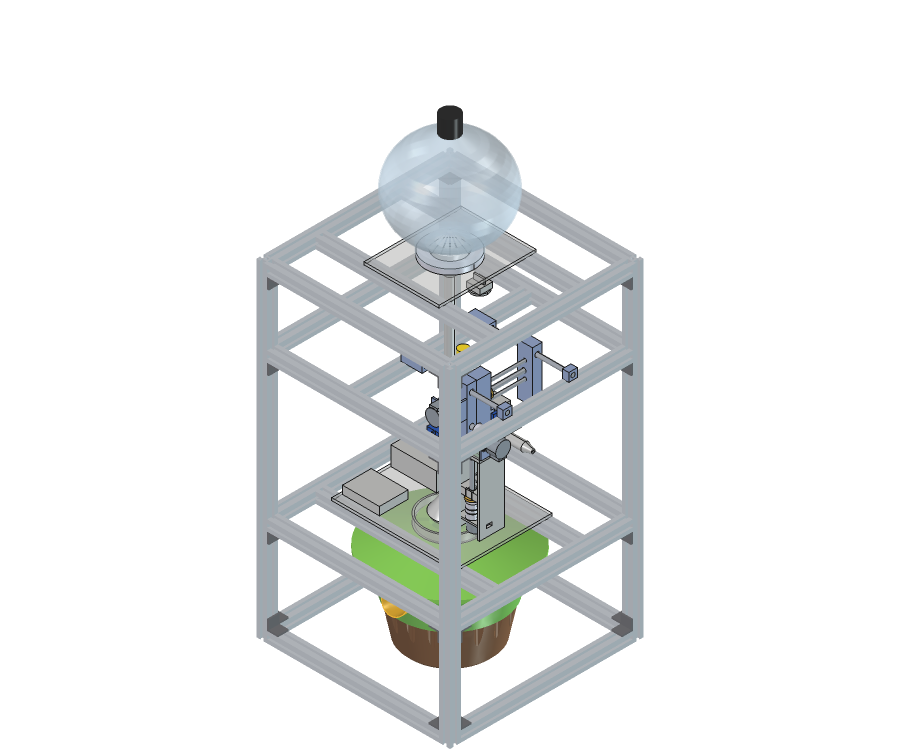
#> input picture cad/D5e_도1_전체_등각.png, 1800 x 1500 px (shown at 1/2 size)
$ python D5e_drawing_sheet.py
#> lines starting #> are read from the running program, lines starting #| are printed output that depends on the picture
### design/calc/fbd_lib.py
# -*- coding: utf-8 -*-
"""자유물체도 그리기 공용 도구 (S4 상세 자유물체도, CAP-AI-20)

색 규칙 (모든 그림 같음)
  빨강 실선  = 주어진 힘·하중 (크기를 앎)
  파랑 실선  = 구하는 힘·반력 (미지)
  주황 실선  = 마찰력 (μN, 방향은 미끄러짐을 막는 쪽)
  보라 점선  = 관성력 −m·a (달랑베르, 동역학 그림만)
  초록       = 모멘트·토크 (곡선 화살표)
  회색       = 치수·각도·좌표축
"""
import math
import numpy as np
import matplotlib
matplotlib.use("Agg")
import matplotlib.pyplot as plt
from matplotlib.patches import FancyArrowPatch, Arc, Polygon, Rectangle, Circle

plt.rcParams.update({"font.family": "Noto Sans CJK JP", "axes.unicode_minus": False, "mathtext.fontset": "dejavusans"})
GIVEN, UNK, FRIC, INER, MOM, DIM, EDGE = "#c0392b", "#1f4e9a", "#d35400", "#7d3c98", "#117a65", "#666666", "#222222"
BODY, BODY2, GROUND = "#eef1f6", "#fdf2d0", "#bfa77a"


def _v(p):
    return np.asarray(p, dtype=float)


def unit(deg):
    a = math.radians(deg)
    return np.array([math.cos(a), math.sin(a)])


def arrow(ax, tail, head, c, lw=2.4, ls="-", ms=18, z=6, style="-|>"):
    ax.add_patch(FancyArrowPatch(tuple(_v(tail)), tuple(_v(head)), arrowstyle=style, mutation_scale=ms, color=c,
                                 lw=lw, linestyle=ls, zorder=z, shrinkA=0, shrinkB=0))


def label(ax, p, text, c="#000000", fs=11, ha="center", va="center", box=True, z=9, rot=0, weight="normal"):
    kw = dict(boxstyle="round,pad=0.18", fc="white", ec="none", alpha=0.88) if box else None
    ax.text(*_v(p), text, color=c, fontsize=fs, ha=ha, va=va, zorder=z, bbox=kw, rotation=rot, fontweight=weight)


# [9 lines left out: function force, not called in this run]


def dim(ax, p1, p2, text, off=0.0, fs=10, c=DIM, ext=True, tpos=0.5, toff=None, rot=None):
    """치수선: p1–p2를 수직 방향으로 off만큼 띄워 그림"""
    p1, p2 = _v(p1), _v(p2)
    d = p2 - p1
    L = np.linalg.norm(d)
    if L == 0:
        return
    t = d / L
    n = np.array([-t[1], t[0]])
    q1, q2 = p1 + n * off, p2 + n * off
    if ext and abs(off) > 0:
        ax.plot(*zip(p1 + n * 0.15 * np.sign(off), q1 + n * 0.25 * np.sign(off)), color=c, lw=0.8, zorder=3)
        ax.plot(*zip(p2 + n * 0.15 * np.sign(off), q2 + n * 0.25 * np.sign(off)), color=c, lw=0.8, zorder=3)
    ax.add_patch(FancyArrowPatch(tuple(q1), tuple(q2), arrowstyle="<|-|>", mutation_scale=10, color=c, lw=0.9, zorder=3,
                                 shrinkA=0, shrinkB=0))
    ang = math.degrees(math.atan2(t[1], t[0]))
    if ang > 90:
        ang -= 180
    if ang < -90:
        ang += 180
    m = q1 + (q2 - q1) * tpos + (n * (toff if toff is not None else 0.0))
    label(ax, m, text, c=c, fs=fs, rot=ang if rot is None else rot)


# [86 lines left out: functions angle, moment, triad, ground, pin, roller and 3 more, not called in this run]


def body(ax, pts, fc=BODY, ec=EDGE, lw=1.6, z=1, alpha=1.0, ls="-"):
    ax.add_patch(Polygon([tuple(_v(q)) for q in pts], closed=True, fc=fc, ec=ec, lw=lw, zorder=z, alpha=alpha, ls=ls))


# [8 lines left out: function rect, not called in this run]


def note(ax, xy, text, fs=10, ha="left", va="top", fc="#fbfbfb", ec="#999999", transform=None):
    ax.text(*xy, text, fontsize=fs, ha=ha, va=va, zorder=10, linespacing=1.45,
            bbox=dict(boxstyle="round,pad=0.5", fc=fc, ec=ec, lw=0.8), transform=transform or ax.transAxes)


# [15 lines left out: functions legend, setup, not called in this run]


def save(fig, path, dpi=200):
    fig.savefig(path, dpi=dpi, bbox_inches="tight", facecolor="white", pil_kwargs=dict(quality=92, optimize=True))
    plt.close(fig)

### cad/D5e_drawing_sheet.py
# -*- coding: utf-8 -*-
"""D5e 전체 조립도 한 장 (FreeCAD 렌더 5장 + 2020 단면 상세 + 부재·부품 표 + 표제란) — CAP-AI-21
실행: python3 cad/D5e_drawing_sheet.py <렌더 png 폴더> → cad/D5e_전체조립도.png
렌더는 cad/D5e_full_assembly.py 의 render() (정투영, 흰 바탕)
"""
import os
import sys

import numpy as np
from PIL import Image, ImageOps

sys.path.insert(0, os.path.join(os.path.dirname(os.path.abspath(__file__)), "..", "design", "calc"))
from fbd_lib import plt, dim, label, DIM  # noqa: E402
from matplotlib.patches import Polygon, Circle, Rectangle  # noqa: E402

SRC = sys.argv[1] if len(sys.argv) > 1 else os.path.dirname(os.path.abspath(__file__))
OUT = os.path.join(os.path.dirname(os.path.abspath(__file__)), "D5e_전체조립도.png")


def crop(name):
#> called with name = '도1_전체_등각'
    im = Image.open(os.path.join(SRC, "D5e_%s.png" % name)).convert("RGB")
#> im is the input picture: PIL image 1800x1500 RGB; mean R, G, B 235.4, 237.2, 237.1
    bb = ImageOps.invert(im).getbbox()
#> bb = (513, 211, 1287, 1498)
    return np.asarray(im.crop((max(bb[0] - 6, 0), max(bb[1] - 6, 0), min(bb[2] + 6, im.width), min(bb[3] + 6, im.height))))
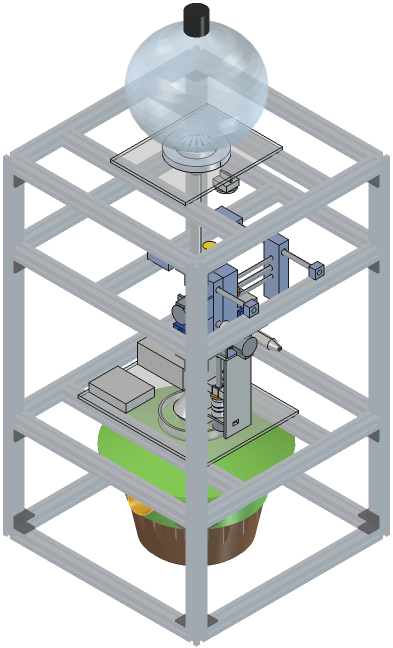
#> returned value: shape (1295, 786, 3) (shown at 1/2 size); mean of channels 0, 1, 2 202.9, 207.7, 207.6; drawn as R, G, B


fig = plt.figure(figsize=(24, 16.5))
gs = fig.add_gridspec(2, 4, width_ratios=[1.15, 0.85, 0.85, 1.25], height_ratios=[1, 0.82], hspace=0.12, wspace=0.06)

# 도1 등각
ax = fig.add_subplot(gs[:, 0])
ax.imshow(crop("도1_전체_등각"))
ax.axis("off")
ax.set_title("도1  전체 등각", loc="left", fontsize=14, fontweight="bold")

# 도2·도3 정면·측면 + 치수 (정투영: 그림 폭 = 프레임 바깥 360 mm, 높이 = 0 ~ 845 mm)
for k, (nm, ttl) in enumerate((("도2_정면", "도2  정면 (−y에서 봄)"), ("도3_측면", "도3  측면 (+x에서 봄)"))):
    ax = fig.add_subplot(gs[0, 1 + k])
    im = crop(nm)
#> call 2 of crop, with name = '도2_정면'
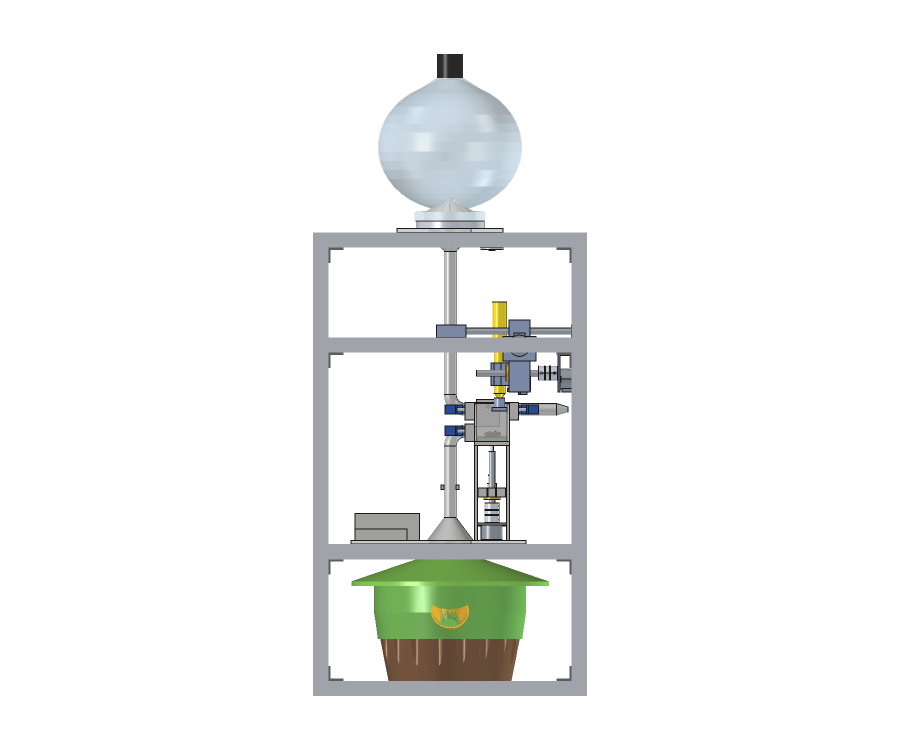
#> input picture cad/D5e_도2_정면.png, 1800 x 1500 px (shown at 1/2 size)
#> in crop, im is the input picture: PIL image 1800x1500 RGB; mean R, G, B 242.5, 243.7, 242.5
#> in crop (call 2), `bb = ImageOps.invert(im).getbbox()`: bb = (626, 108, 1174, 1392)
#> in crop (call 2), `return np.asarray(im.crop((max(bb[0] - 6, 0), max(bb[1] - 6, 0), min(b..`:
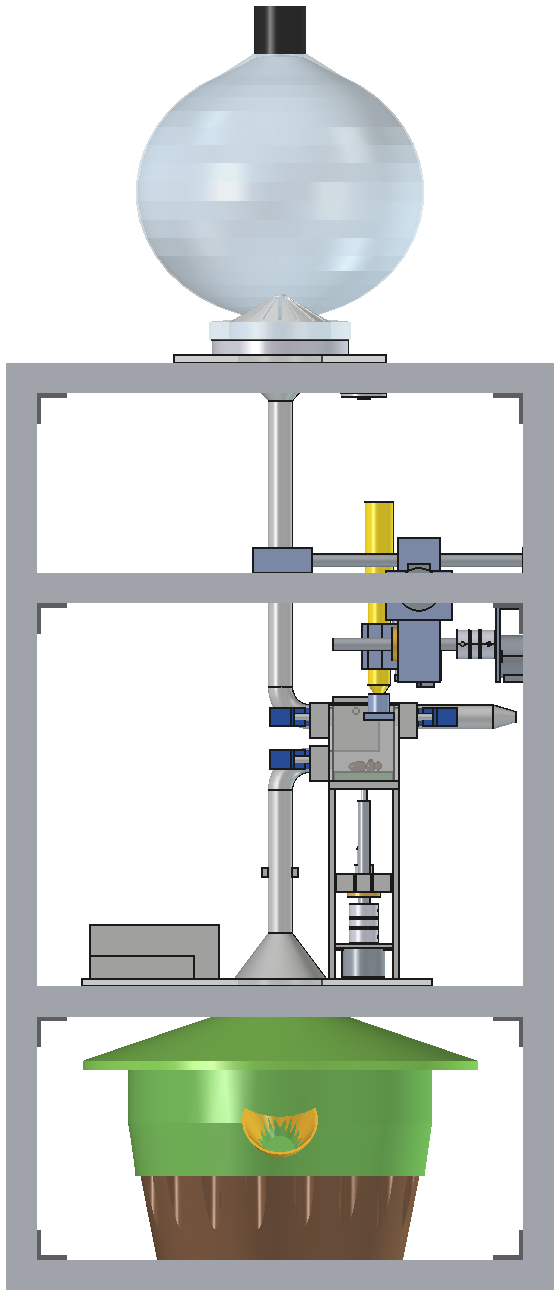
#> returned value: shape (1296, 560, 3); mean of channels 0, 1, 2 208.5, 212.8, 208.5; drawn as R, G, B
    h, w = im.shape[:2]
#> h = 1296; w = 560
    sc = (w - 12) / 360.0
#> sc = 1.52
    ax.imshow(im, extent=(-180 - 6 / sc, 180 + 6 / sc, -6 / sc, (h - 6) / sc), aspect="equal")
    for z, t in ((0, ""),):
        pass
    dim(ax, (-180, -40), (180, -40), "360 (프레임 바깥)", off=0, fs=10)
    dim(ax, (-215, 0), (-215, 610), "610 (기둥)", off=0, fs=10, rot=90)
    dim(ax, (215, 0), (215, 845), "845 (포획통 꼭대기)", off=0, fs=10, rot=90)
    dim(ax, (-250, 0), (-250, 205), "205 받침판", off=0, fs=9, rot=90)
    ax.set_xlim(-275, 245)
    ax.set_ylim(-70, 880)
    ax.axis("off")
    ax.set_title(ttl, loc="left", fontsize=14, fontweight="bold")
#> pass 2 of the loop `for k, (nm, ttl) in enumerate((("도2_정면", "도2  정면 (−y에서 봄)"), ("도3_측면",..`:
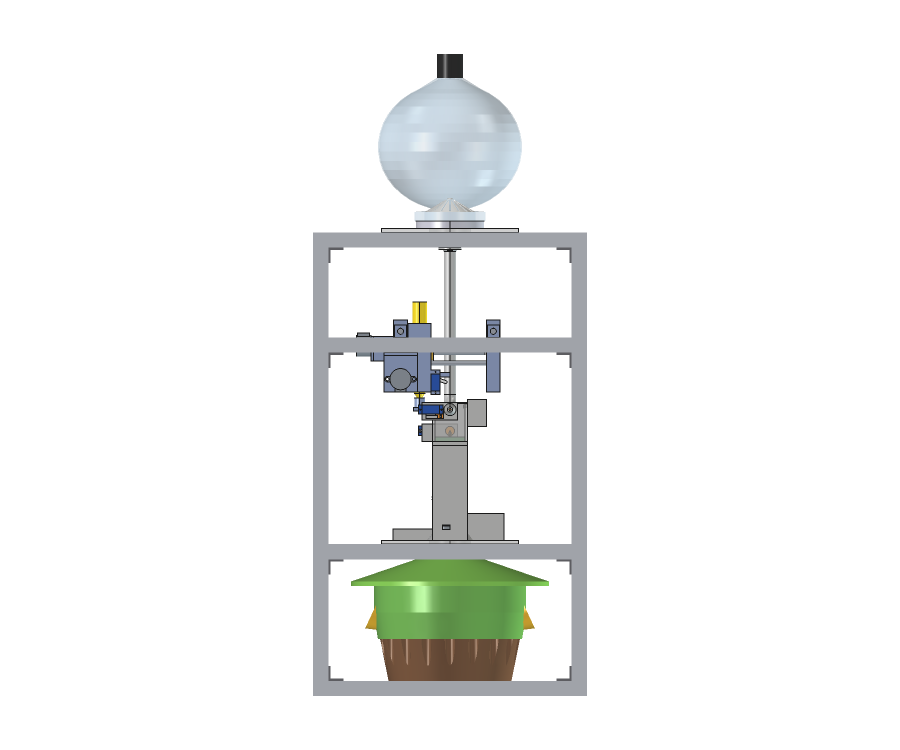
#> input picture cad/D5e_도3_측면.png, 1800 x 1500 px (shown at 1/2 size)
#> in crop, im is the input picture: PIL image 1800x1500 RGB; mean R, G, B 242.6, 243.8, 242.7
#> in crop (call 3), `return np.asarray(im.crop((max(bb[0] - 6, 0), max(bb[1] - 6, 0), min(b..`:
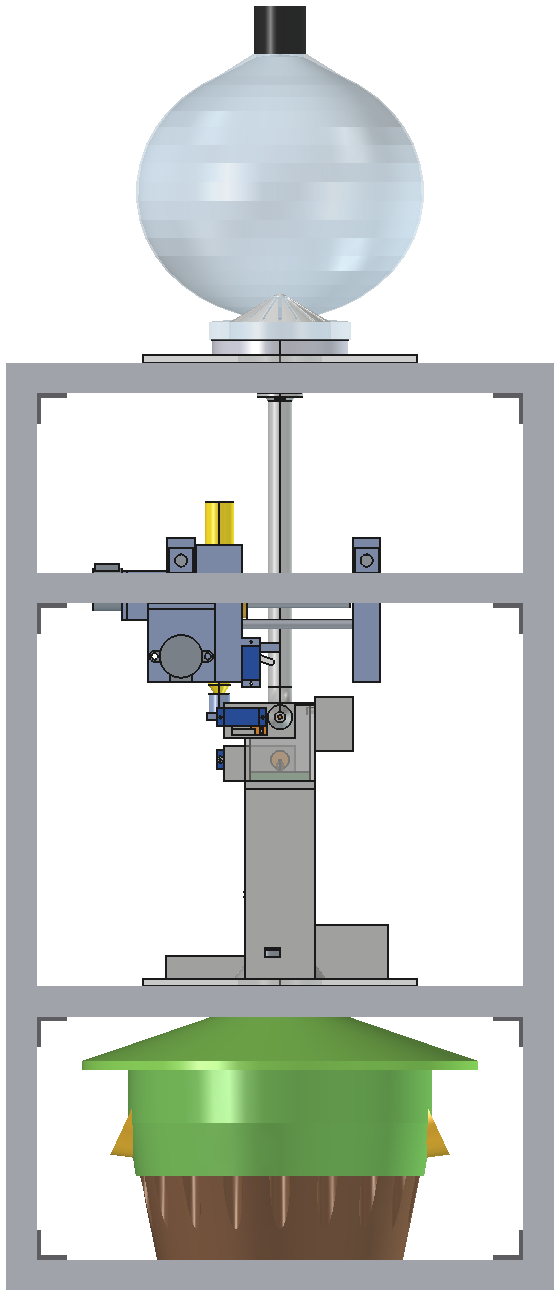
#> returned value: shape (1296, 560, 3); mean of channels 0, 1, 2 208.7, 213.2, 209.2; drawn as R, G, B

# 도4 위
ax = fig.add_subplot(gs[1, 1:3])
ax.imshow(crop("도4_위"))
#> (the run stopped early here; a loop or call above may not have finished)
